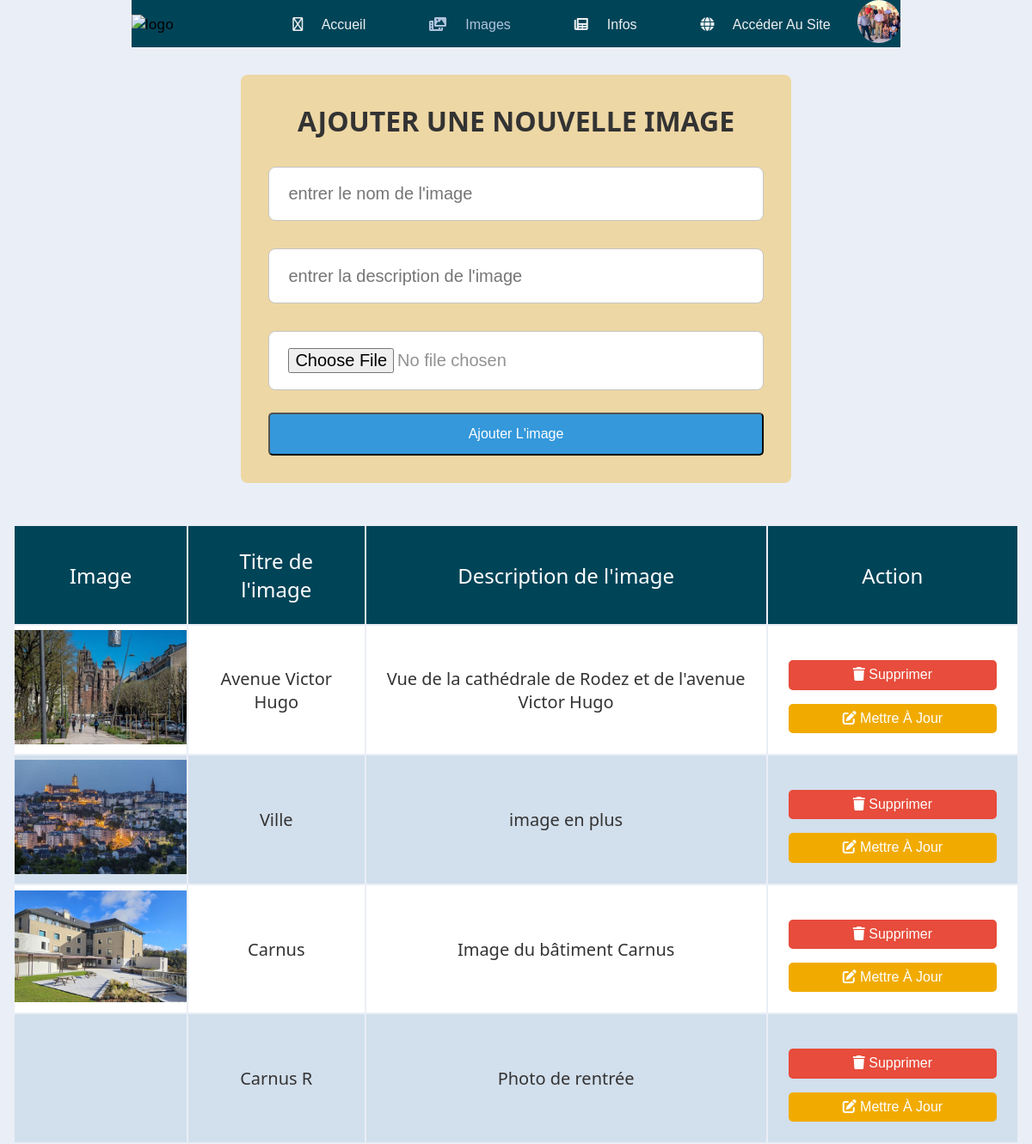
The app's page /admin/admin-image.php (signed in) with its own data.
### tables this page shows
CREATE TABLE `photos` (
  `id` int(11) NOT NULL,
  `titre` varchar(50) NOT NULL,
  `description` varchar(250) NOT NULL,
  `image` varchar(50) NOT NULL
);

### admin/admin-image.php (the view, shortened to what this page needs)
<?php
@include 'config.php';
?>
<!DOCTYPE html>
<html lang="en">
<head>
   <link rel="stylesheet" href="https://cdnjs.cloudflare.com/ajax/libs/font-awesome/6.0.0/css/all.min.css">
   <link rel="stylesheet" href="../css/styleR.css">
</head>
<body>
   <header>
      <img src="../images/logo2.pdf" width="150px" alt="logo">
      <nav>
         <ul class="nav_links">
            <li>
               <span class="nav-item">
                  <a href="index.php">
                     <span class="icon">
                        <i class="fa-regular fa-house"></i>
                     </span>
                     &nbsp; Accueil
                  </a>
               </span>
            </li>
            <li>
               <span class="nav-item active">
                  <a href="admin-image.php">
                     <span class="icon">
                        <i class="fa-solid fa-photo-film"></i>
                     </span>
                     &nbsp; Images
                  </a>
               </span>
            </li>
            <li>
               <span class="nav-item">
                  <a href="admin-info.php">
                     <span class="icon">
                        <i class="fa-solid fa-newspaper"></i>
                     </span>
                     &nbsp; Infos
                  </a>
               </span>
            </li>
            <li>
               <span class="nav-item">
                  <a href="../public/accueil.php" target="_blank">
                     <span class="icon">
                        <i class="fa-solid fa-globe"></i>
                     </span>
                     &nbsp; Accéder Au Site
                  </a>
               </span>
            </li>
      </nav>
      <section class="cta">
         <div class="imgcirc" style="background-image: url('<?php if(isset($_SESSION['id_admin'])){ echo "../images/admin2.jpeg";}
            else echo "../images/image.jpg";?>'); background-position: 5% 65%; background-size: cover;">
         </div>
      </section>
   </header>
<div class="container">
<section>
   <form action="" method="post" class="add-product-form" enctype="multipart/form-data">
      <h3>Ajouter une nouvelle image</h3>
      <input type="text" name="i_nom" placeholder="entrer le nom de l'image" class="box" required>
      <input type="text" name="i_description" placeholder="entrer la description de l'image" class="box" required>
      <input type="file" name="i_image" accept="image/png, image/jpg, image/jpeg" class="box" required>
      <input type="submit" value="Ajouter l'image" name="Ajout_image" class="btn">
   </form>
</section>
<section class="display-product-table">
   <table>
      <thead>
         <th>Image</th>
         <th>Titre de l'image</th>
         <th>Description de l'image</th>
         <th>Action</th>
      </thead>
      <tbody>
         <?php
            $select_images = mysqli_query($conn, "SELECT * FROM `photos`");
            if(mysqli_num_rows($select_images) > 0){
               while($row = mysqli_fetch_assoc($select_images)){
         ?>
         <tr>
            <td><img src="img/<?php echo $row['image']; ?>" width="200" alt=""></td>
            <td><?php echo $row['titre']; ?></td>
            <td><?php echo $row['description']; ?></td>
            <td>
               <a href="admin-image.php?delete=<?php echo $row['id']; ?>" class="delete-btn" onclick="return confirm('êtes vous sûr de vouloir supprimer cette image ?');"> <i class="fas fa-trash"></i> Supprimer </a>
               <a href="admin-image.php?edit=<?php echo $row['id']; ?>" class="option-btn"> <i class="fas fa-edit"></i> Mettre à jour </a>
            </td>
         </tr>
         <?php
            };
            }else{
               echo "<div class='empty'>Aucune image ajoutée</div>";
            };
         ?>
      </tbody>
   </table>
</section>
</div>
</body>
</html>

### css/styleR.css (style rules this page uses)
* { box-sizing: border-box; margin: 0; padding: 0; }
html, body { width:100%; }
body { margin: 0; place-items: center; background-color: #eaeef6; font-family: system-ui, sans-serif; }
header { display: flex; justify-content: space-between; align-items: center; padding: 0px 0px; background-color: rgb(0,68,88); }
li, a, button { font-family: "Montserrat", sans-serif; font-weight: 500; font-size: 16px; color: #edf0f1; text-decoration: none; }
.nav_links { list-style: none; }
.nav_links li { display: inline-block; padding: 0px 20px; }
.nav_links li a { transition: all 0.3s ease 0s; }
ul { align-items: center; }
li { list-style-type: none; }
.nav-item { flex-direction: row-reverse; font-size: 0.9rem; line-height: 1rem; align-items: center; max-width: 130px; min-width: 130px; justify-content: space-between; transition: all 80ms ease; padding-right: 3px; }
.nav-item.active { color: #b0c4de; font-weight: 700; }
.nav-item a { color: inherit; text-decoration: none; padding: 1ch; }
.nav-item .icon { padding: 1ch; position: relative; }
.imgcirc { width: 50px; height: 50px; border-radius: 50%; object-fit: cover; display: inline-block; }
.box { border: 1px solid #c4c4c4; padding: 30px 25px 10px 25px; background: white; margin: 100px auto; width: 400px; }
.container { max-width: 1170px; margin:auto; }
:root { --blue:#3498db; --red:#e74c3c; --orange:#f39c12; --black:#333; --white:#fff; --light-bg:#eee; --box-shadow:0 5px 10px rgba(0,0,0,.1); --border:2px solid var(--black); --bg-color:#eee; --dark-bg:rgba(0,0,0,.7); }
.btn, .delete-btn, .option-btn, .ajout-btn { display: inline-block; padding:6px 20px; cursor: pointer; font-size: 16px; color:var(--white); border-radius: 5px; text-transform: capitalize; margin-top: 1rem; text-align: center; width: 100%; }
.btn { background-color: var(--blue); margin-top: 10px; height: 50px; }
.delete-btn { background-color: var(--red); }
.option-btn { background-color: #F1AB00; }
:root { --color-white: #fff; --color-dark: #363949; --color-success: #41f1b6; --color-warning: #ffbb55; }
table { width: 100%; }
table td, table th { color: var(--color-dark); padding: 10px; }
table td { text-align: center; vertical-align: middle; }
table td:last-child { font-size: 0.95em; line-height: 1.4; text-align: left; }
table th { background-color: var(--color-succes); font-weight: 300; }
table tr { background-color: white; }
table tr { border:0.5px solid lightgray; }
.add-product-form { max-width: 40rem; background-color: #F2A90055; border-radius: .5rem; padding:2rem; margin:0 auto; margin-top: 2rem; margin-bottom: 3rem; }
.add-product-form h3 { font-size: 2rem; margin-bottom: 1rem; color:#333; text-transform: uppercase; text-align: center; }
.add-product-form .box { text-transform: none; padding:1.2rem 1.4rem; font-size: 1.25rem; color: #3338; border-radius: .5rem; background-color: #fff; margin: 1rem 0; width: 100%; }
.display-product-table table { width: 100%; text-align: center; }
.display-product-table table thead th { padding:1.5rem; font-size: 1.5rem; background-color: rgb(0,68,88); color:#fff; }
.display-product-table table td { padding:1.5rem; font-size: 1.25rem; color:#333; }
.display-product-table table td:first-child { padding:0; }
.display-product-table table tr:nth-child(even) { background-color: #72a0c133; }

### records on screen
photos: image (picture), titre "Avenue Victor Hugo", description "Vue de la cathédrale de Rodez et de l'avenue Victor Hugo"
photos: image (picture), titre "Ville", description "image en plus"
photos: image (picture), titre "Carnus", description "Image du bâtiment Carnus"
photos: titre "Carnus R", description "Photo de rentrée"
